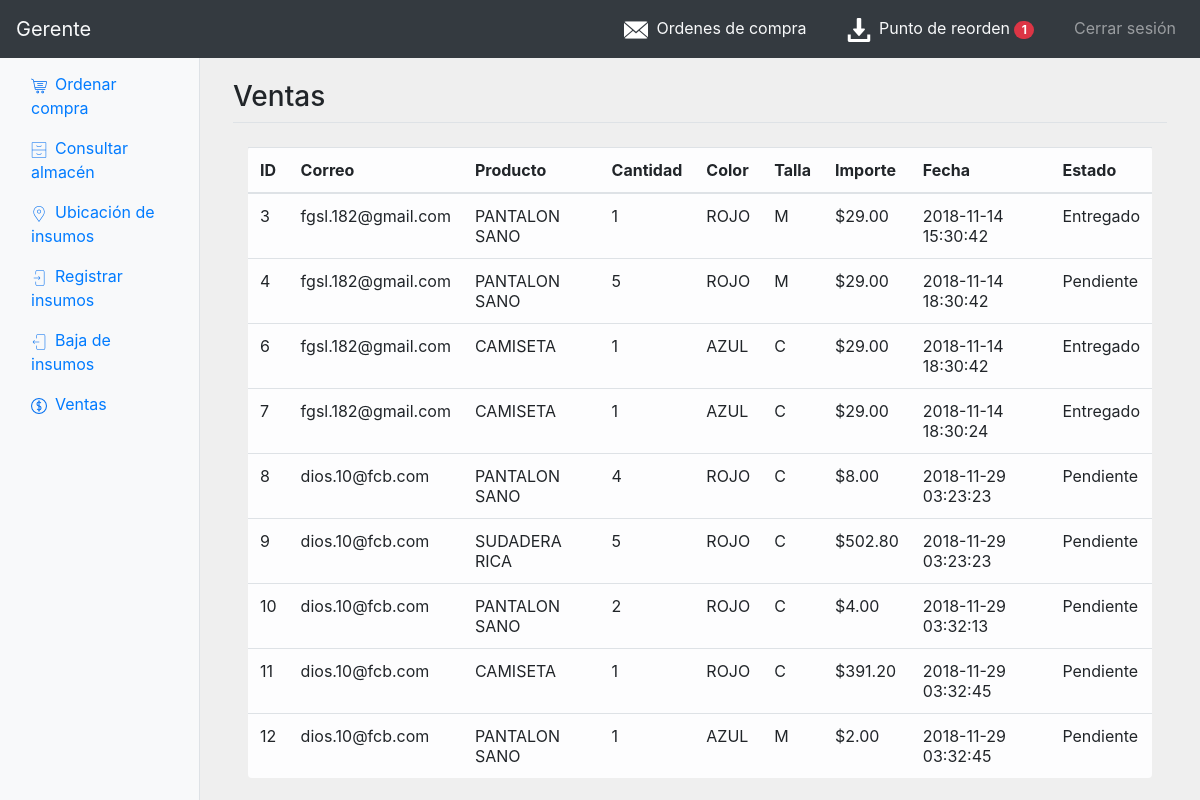
The app's page /g-ventas.php (signed in), older data.
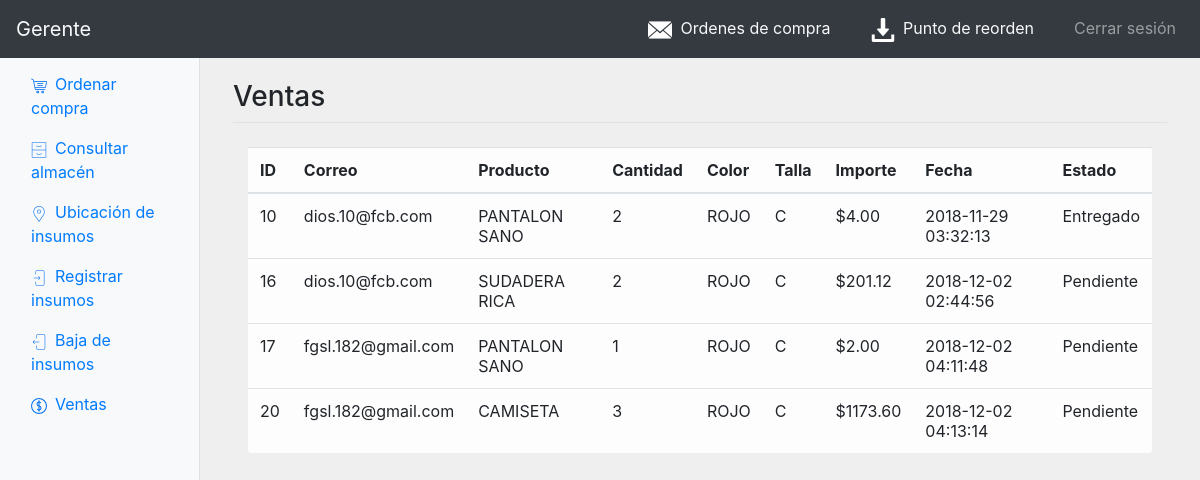
The same page, newer data.
### tables this page shows
CREATE TABLE `compra` (
  `id` int(11) NOT NULL,
  `idCliente` int(11) NOT NULL,
  `idProducto` int(11) NOT NULL,
  `cantidad` int(11) NOT NULL,
  `color` varchar(45) NOT NULL,
  `talla` varchar(1) NOT NULL,
  `importe` decimal(10,2) NOT NULL,
  `fecha` datetime NOT NULL,
  `direccion` varchar(60) NOT NULL,
  `estado` int(11) NOT NULL
);

CREATE TABLE `cliente` (
  `id` int(11) NOT NULL,
  `nombre` varchar(45) NOT NULL,
  `correo` varchar(45) NOT NULL,
  `password` varchar(45) NOT NULL
);

CREATE TABLE `producto` (
  `id` int(11) NOT NULL,
  `nombre` varchar(45) NOT NULL,
  `descripcion` varchar(45) NOT NULL,
  `precio` decimal(10,2) NOT NULL,
  `img` varchar(80) NOT NULL,
  `idInsumo` int(11) NOT NULL,
  `cantidadChico` int(11) NOT NULL
);

### g-ventas.php (the view, shortened to what this page needs)
<?php
  require_once "funciones/db.php";
  include_once "templates/header.php";
  include_once "templates/navbarGerente.php";
?>
    <div class="col-12 col-md-9 col-lg-10 px-4 px-sm-5 pt-4 sidebar-left ">
      <div class="row border-bottom">
        <h3>Ventas</h3>
      </div>
      <div class="row my-4">
        <div class="col-12 mx-auto">
          <table class="table table-hover table-responsive-md table-light rounded">
            <thead>
              <tr>
                <th style="width=">ID</th>
                <th>Correo</th>
                <th>Producto</th>
                <th>Cantidad</th>
                <th>Color</th>
                <th>Talla</th>
                <th>Importe</th>
                <th>Fecha</th>
                <th>Estado</th>
              </tr>
            </thead>
            <tbody>
              <?php
                $consultaCompras = "SELECT a.id,a.idCliente,c.correo,a.idProducto,b.nombre,a.cantidad,a.color,a.talla,a.importe,a.fecha,a.estado FROM compra a INNER JOIN producto b ON a.idProducto=b.id INNER JOIN cliente c ON a.idCliente=c.id";
                if($resultado=$conn->query($consultaCompras)){
                  while ($compra=mysqli_fetch_array($resultado)) {
                    echo "<tr>";
                    echo '<td>'.$compra[id].'</td>';
                    echo '<td>'.$compra[correo].'</td>';
                    echo '<td>'.$compra[nombre].'</td>';
                    echo '<td>'.$compra[cantidad].'</td>';
                    echo '<td>'.$compra[color].'</td>';
                    echo '<td>'.$compra[talla].'</td>';
                    echo '<td>$'.$compra[importe].'</td>';
                    echo '<td>'.$compra[fecha].'</td>';
                    if ($compra[estado] == 0) {
                      echo '<td>Pendiente</td>';
                    }
                    else if ($compra[estado] == 1){
                      echo '<td>Entregado</td>';
                    }
                    echo "</tr>";
                  }
                }
                else {
                  echo "Error";
                }
              ?>
            </tbody>
          </table>
        </div>
      </div>
    </div>
  </div>
</div>
<?php include_once "templates/scripts.php"?>

### templates/navbarGerente.php (shortened to what this page needs)
<?php
	require('funciones/db.php');
?>
<nav class="navbar navbar-expand-md navbar-dark bg-dark fixed-top">
  <span class="navbar-brand text-light">Gerente</span>
  <div class="collapse navbar-collapse" id="navTog">
    <ul class="navbar-nav ml-auto">
			<li class="nav-item dropdown pr-4">
        <a class="nav-link" href="#" class="nav-link dropdown-toggle" data-toggle="dropdown">
					<img src="img/ico/not.png">
					<span class=" text-light ml-1">Ordenes de compra</span>
        </a>
      </li>
			<li class="nav-item dropdown pr-4">
        <a class="nav-link" href="#" class="nav-link dropdown-toggle" data-toggle="dropdown">
					<img src="img/ico/reo.png">
					<span class=" text-light ml-1">Punto de reorden</span>
					<?php
						$consultaInsumos = "SELECT * FROM almaceninsumos";
						$resultado = $conn->query($consultaInsumos);
						$cantidadInsumos = mysqli_num_rows($resultado);
						if ($cantidadInsumos<=10) {
							echo '<span class="badge badge-pill badge-danger">';
							echo "1";
							echo '</span>';
						}
					?>
        </a>
      </li>
      <li class="nav-item">
        <a class="nav-link" href="funciones/cerrarSesion.php">Cerrar sesión</a>
      </li>
    </ul>
  </div>
</nav>
<div class="container-fluid">
  <div class="row">
    <nav class="col-0 col-md-3 col-lg-2 d-none d-md-block bg-light border-right">
      <div class="sidebar-left">
        <ul class="nav flex-column">
          <li class="nav-item mt-3">
            <a class="nav-link py-0 active" href="g-ordenarCompra.php">
              <img src="img/ico/g1.png" class="mr-2">Ordenar compra
            </a>
          </li>
          <li class="nav-item mt-3">
            <a class="nav-link py-0" href="g-consultarAlmacen.php">
              <img src="img/ico/g2.png" class="mr-2">Consultar almacén
            </a>
          </li>
          <li class="nav-item mt-3">
            <a class="nav-link py-0" href="g-ubicacionInsumos.php">
              <img src="img/ico/g3.png" class="mr-2">Ubicación de insumos
            </a>
          </li>
          <li class="nav-item mt-3">
            <a class="nav-link py-0" href="g-registroInsumos.php">
              <img src="img/ico/g4.png" class="mr-2">Registrar insumos
            </a>
          </li>
          <li class="nav-item mt-3">
            <a class="nav-link py-0" href="g-bajaInsumos.php">
              <img src="img/ico/g5.png" class="mr-2">Baja de insumos
            </a>
          </li>
          <li class="nav-item mt-3">
            <a class="nav-link py-0" href="g-ventas.php">
              <img src="img/ico/g6.png" class="mr-2">Ventas
            </a>
          </li>
        </ul>
      </div>
    </nav>

Row changes from the older to the newer data that the page shows:
removed compra: id "3", cliente.correo "fgsl.182@gmail.com", idProducto.nombre "PANTALON SANO", cantidad "1", color "ROJO", talla "M", importe "29.00", fecha "2018-11-14 15:30:42", estado "Entregado"
removed compra: id "4", cliente.correo "fgsl.182@gmail.com", idProducto.nombre "PANTALON SANO", cantidad "5", color "ROJO", talla "M", importe "29.00", fecha "2018-11-14 18:30:42", estado "Pendiente"
removed compra: id "6", cliente.correo "fgsl.182@gmail.com", idProducto.nombre "CAMISETA", cantidad "1", color "AZUL", talla "C", importe "29.00", fecha "2018-11-14 18:30:42", estado "Entregado"
removed compra: id "7", cliente.correo "fgsl.182@gmail.com", idProducto.nombre "CAMISETA", cantidad "1", color "AZUL", talla "C", importe "29.00", fecha "2018-11-14 18:30:24", estado "Entregado"
removed compra: id "8", cliente.correo "dios.10@fcb.com", idProducto.nombre "PANTALON SANO", cantidad "4", color "ROJO", talla "C", importe "8.00", fecha "2018-11-29 03:23:23", estado "Pendiente"
removed compra: id "9", cliente.correo "dios.10@fcb.com", idProducto.nombre "SUDADERA RICA", cantidad "5", color "ROJO", talla "C", importe "502.80", fecha "2018-11-29 03:23:23", estado "Pendiente"
removed compra: id "11", cliente.correo "dios.10@fcb.com", idProducto.nombre "CAMISETA", cantidad "1", color "ROJO", talla "C", importe "391.20", fecha "2018-11-29 03:32:45", estado "Pendiente"
removed compra: id "12", cliente.correo "dios.10@fcb.com", idProducto.nombre "PANTALON SANO", cantidad "1", color "AZUL", talla "M", importe "2.00", fecha "2018-11-29 03:32:45", estado "Pendiente"
changed compra id 10: estado "Pendiente" → "Entregado"
added compra: id "16", cliente.correo "dios.10@fcb.com", idProducto.nombre "SUDADERA RICA", cantidad "2", color "ROJO", talla "C", importe "201.12", fecha "2018-12-02 02:44:56", estado "Pendiente"
added compra: id "17", cliente.correo "fgsl.182@gmail.com", idProducto.nombre "PANTALON SANO", cantidad "1", color "ROJO", talla "C", importe "2.00", fecha "2018-12-02 04:11:48", estado "Pendiente"
added compra: id "20", cliente.correo "fgsl.182@gmail.com", idProducto.nombre "CAMISETA", cantidad "3", color "ROJO", talla "C", importe "1173.60", fecha "2018-12-02 04:13:14", estado "Pendiente"
Text that changed along with them:
text no longer shown: "1"
